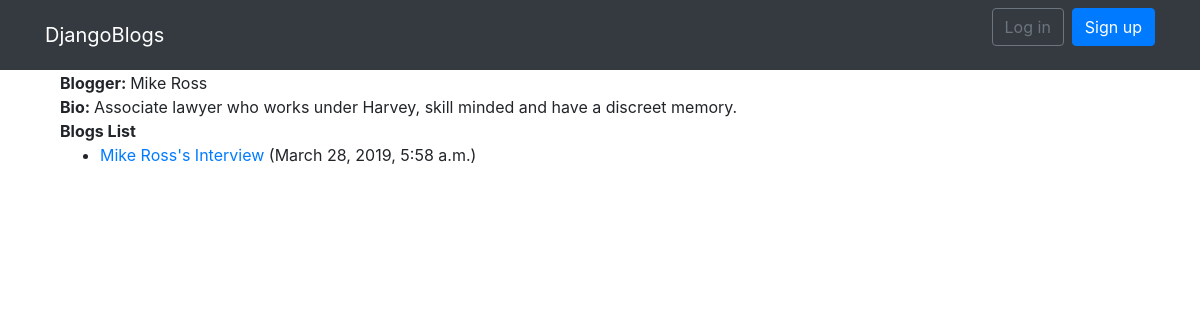
The app's page /blog/blogger/2 with its own data.
### blog/models.py (models this page shows, shortened)
class Blogger(models.Model):
    name = models.CharField(max_length=50, help_text="Blogger's name", null=True)
    bio = models.TextField(max_length=200, help_text="Description about the blogger", null=True)
    user = models.ForeignKey(User, null=True, on_delete= models.SET_NULL)

class Blog(models.Model):
    title = models.CharField(max_length=200, help_text="Enter a title for the blog post", null = True)
    blogger = models.ForeignKey('Blogger', on_delete = models.SET_NULL, null = True)
    date = models.DateTimeField(auto_now=True)
    description = models.TextField(max_length=1000, help_text="Add the blog content", null=True)

### blog/views.py (the view)
# urls.py: path("blogger/<int:pk>", views.BloggerDetailView.as_view(), name='blogger-detail'),
class BloggerDetailView(generic.DetailView):
    model = Blogger

### blog/templates/blog/blogger_detail.html
{% extends 'base_generic.html' %}
{% block content %}
                <h7><strong>Blogger: </strong>  {{blogger.name}}</h7><br>
                <h7><strong>Bio: </strong>  {{blogger.bio}}</h7><br>
                <h7><strong>Blogs List</strong></h7><br>
                <ul>
                    {% for blog in blogger.blog_set.all %}
                    <li><a href = "{% url 'blog-detail' blog.pk %}">{{blog.title}}</a> ({{blog.date}})</li>
                    {% endfor %}
                </ul>
{% endblock %}

### records on screen
Blogger: name "Mike Ross", bio "Associate lawyer who works under Harvey, skill minded and have a discreet memory."
Blog: title "Mike Ross's Interview", date "March 28, 2019, 5:58 a.m."
